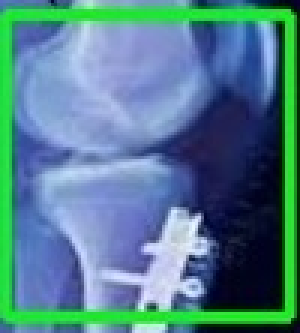
%> input picture roi.jpg, 100 x 111 px (shown 3 times larger)
$ octave hashcvalegendre.m   (GNU Octave 9; MATLAB toolbox functions it lacks are replaced by stand-ins)
%> lines starting %> are read from the running program, lines starting %| are printed output that depends on the picture
### plegendre.m
%   plegendre   - Legendre polynomial
%
%   [pvalue]    = plegendre(j,x)
%
%   _____OUTPUTS____________________________________________________________
%   pvalue  polynomial expansion corresponding to x(xwant)  (col vectors)
%
%   _____INPUTS_____________________________________________________________
%   j   degree                      (scalar)
%   x   independent scalars             (row vector)
%
%   _____SEE ALSO___________________________________________________________
%
%
%   (C) 1998.04.22 Kui-yu Chang
%   http://lans.ece.utexas.edu/~kuiyu

%   This program is free software; you can redistribute it and/or modify
%   it under the terms of the GNU General Public License as published by
%   the Free Software Foundation; either version 2 of the License, or
%   (at your option) any later version.
%
%   This program is distributed in the hope that it will be useful,
%   but WITHOUT ANY WARRANTY; without even the implied warranty of
%   MERCHANTABILITY or FITNESS FOR A PARTICULAR PURPOSE.  See the
%   GNU General Public License for more details.
%
%   You should have received a copy of the GNU General Public License
%   along with this program; if not, write to the Free Software
%   Foundation, Inc., 59 Temple Place, Suite 330, Boston, MA 02111-1307, USA
%   or check
%           http://www.gnu.org/

function    [pvalue]    = plegendre(j,x)

if j==0
    pvalue  = ones(size(x));
elseif j==1
    pvalue  = x;
else
    num = (2*j-1)*x.*plegendre(j-1,x)-(j-1)*plegendre(j-2,x);
    pvalue  = num/j;
end

### hashcvalegendre.m
tic;
clc;
clear all;
close all;
i=imread('roi.jpg');
%> i is the input picture: size 111x100x3 uint8; mean R, G, B 81.1, 127.2, 140.7
img1=imresize(i,[128 128]);
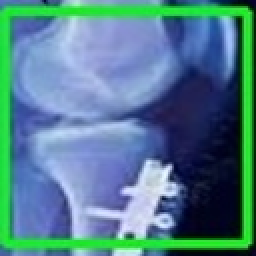
%> img1: size 128x128x3 uint8 (shown 2 times larger); mean R, G, B 81.1, 127.1, 140.7
figure,imshow(img1);
i1=im2double(img1);
[r,c]=size(i1);
%> r = 128; c = 384
y=i1(:,:,1);
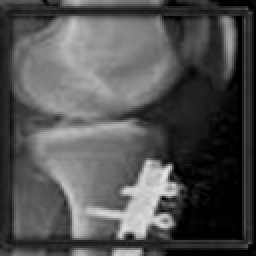
%> y: size 128x128 double (shown 2 times larger); min 0, max 0.906, mean 0.318
cb=i1(:,:,2);
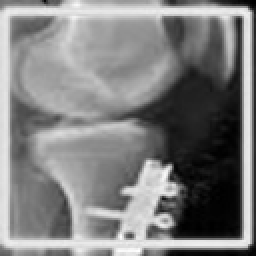
%> cb: size 128x128 double (shown 2 times larger); min 0, max 1, mean 0.499
cr=i1(:,:,3);
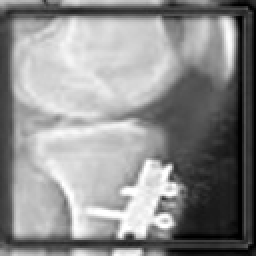
%> cr: size 128x128 double (shown 2 times larger); min 0, max 1, mean 0.552
ymean=mean(mean(y));
%> ymean = 0.318
cbmean=mean(mean(cb));
%> cbmean = 0.499
crmean=mean(mean(cr));
%> crmean = 0.552
for p=1:128
    for q=1:128
        u = [y(p,q) cb(p,q) cr(p,q)];
v = [ymean cbmean crmean];
C(p,q) = dot(u,v)/(norm(u)*norm(v));
dd(p,q)=sqrt(1-C(p,q)^2);
    end
end
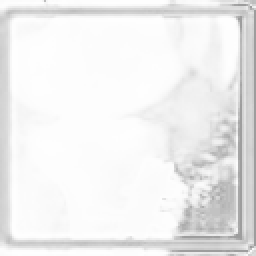
%> C: size 128x128 double (shown 2 times larger); min 0.616, max 1, mean 0.937
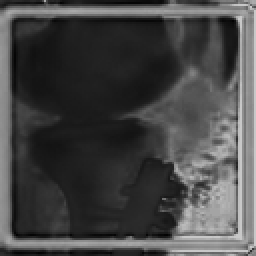
%> dd: size 128x128 double (shown 2 times larger); min 0.00807, max 0.787, mean 0.278
figure,imshow(dd);
order=4;
n1=order+1;
n2=n1+1;
feature=(n1*n2)/2;
q=zeros(n1,128);
for j=0:order
x=-.9922:(2/128):1;
[pvalue] = plegendre(j,x);
k=j+1;
q(k,1:128)=pvalue;
end
im=dd;
i1=im2double(im);
i1=imresize(i1,[128 128]);
%> i1: size 128x128 double
    for l=1:n1
         for m=1:128
         p=i1(m,1:128);
         z(l,m)=sum(p.*q(l,1:128));
         end
    end
     v=1;
    for a=1:n1
        for b=1:(n2-a)
            Z(a,b)=sum(q(a,1:128).*z(b,1:128));
        v=v+1;
        end
    end
%> after the loop, Z = [4549 898.8 705.7 -150.8 83.14; 313.1 154.8 25.73 -48.37 0; 241 -47.05 -62.05 0 0; -96.56 -24.45 0 0 0; 133.2 0 0 0 0]; v = 16
      Z1=reshape(Z,1,25);
%> Z1 = 25 values, max 4549 at index 1, min -150.8 at index 16, mean 267
      ind=find(Z1~=0)
%> ind = [1 2 3 4 5 6 7 8 9 11 12 13 16 17 21]
  Z2=Z1(ind);
%> Z2 = [4549 313.1 241 -96.56 133.2 898.8 154.8 -47.05 -24.45 705.7 25.73 -62.05 -150.8 -48.37 83.14]
  zxx(1:15)=round(Z2)

$ run again, with brain.jpg copied over roi.jpg
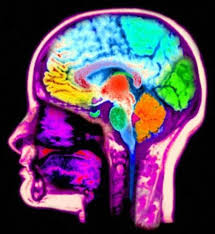
%> input picture brain.jpg, 215 x 234 px
%> i is the input picture: size 234x215x3 uint8; mean R, G, B 90.3, 71.2, 95.4
%> `cr=i1(:,:,3);`:
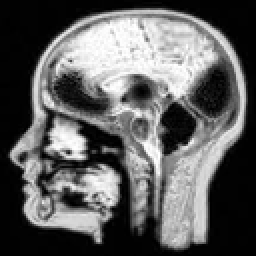
%> cr: size 128x128 double (shown 2 times larger); min 0, max 1, mean 0.374
%> ymean = 0.354
%> cbmean = 0.279
%> crmean = 0.374
%> after the loop `for p=1:128`:
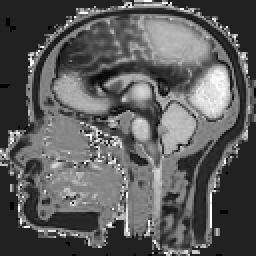
%> dd: size 128x128 double (shown 2 times larger); 0.42% of the values are NaN or infinite; the others: min 0.0053, max 0.879, mean 0.324; drawn with min black, max white, NaN and infinite black
%> after the loop `for a=1:n1`: Z = [NaN NaN NaN NaN NaN; NaN NaN NaN NaN 0; NaN NaN NaN 0 0; NaN NaN 0 0 0; NaN 0 0 0 0]; v = 16
%> ind = [1 2 3 4 5 6 7 8 9 11 12 13 16 17 21]
%> Z2 = [NaN NaN NaN NaN NaN NaN NaN NaN NaN NaN NaN NaN NaN NaN NaN]

$ run again, with contrsat_20.jpg copied over roi.jpg
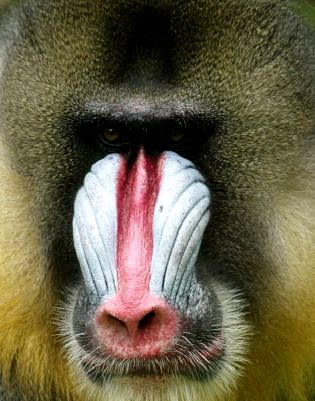
%> input picture contrsat_20.jpg, 315 x 401 px
%> i is the input picture: size 401x315x3 uint8; mean R, G, B 104.9, 96.3, 70.6
%> `cr=i1(:,:,3);`:
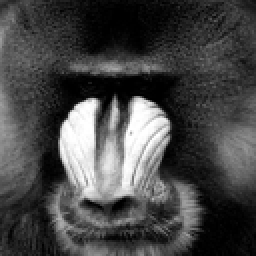
%> cr: size 128x128 double (shown 2 times larger); min 0, max 1, mean 0.277
%> ymean = 0.411
%> cbmean = 0.378
%> crmean = 0.277
%> after the loop `for p=1:128`:
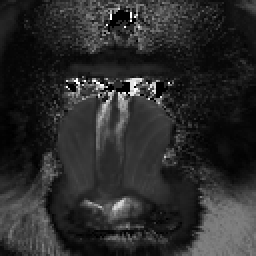
%> dd: size 128x128 double (shown 2 times larger); 1.03% of the values are NaN or infinite; the others: min 0.000308, max 0.896, mean 0.154; drawn with min black, max white, NaN and infinite black
%> after the loop `for a=1:n1`: Z = [NaN NaN NaN NaN NaN; NaN NaN NaN NaN 0; NaN NaN NaN 0 0; NaN NaN 0 0 0; NaN 0 0 0 0]; v = 16
%> ind = [1 2 3 4 5 6 7 8 9 11 12 13 16 17 21]
%> Z2 = [NaN NaN NaN NaN NaN NaN NaN NaN NaN NaN NaN NaN NaN NaN NaN]

$ run again, with jjj.jpg copied over roi.jpg
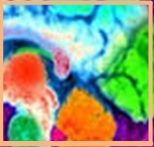
%> input picture jjj.jpg, 154 x 147 px
%> i is the input picture: size 147x154x3 uint8; mean R, G, B 138.5, 163.2, 129.5
%> `cr=i1(:,:,3);`:
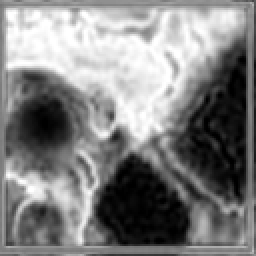
%> cr: size 128x128 double (shown 2 times larger); min 0, max 1, mean 0.508
%> ymean = 0.543
%> cbmean = 0.64
%> crmean = 0.508
%> after the loop `for p=1:128`:
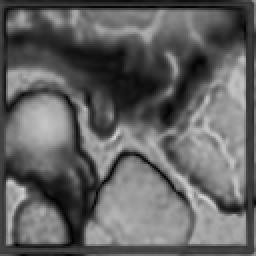
%> dd: size 128x128 double (shown 2 times larger); min 0.00627, max 0.842, mean 0.387
%> after the loop `for a=1:n1`: Z = [6333.9 282.1 31.43 -121.3 -146.8; 520.5 110 -53.36 -78.42 0; -172.6 -9.8 -114.7 0 0; -163.2 -19.69 0 0 0; -14.44 0 0 0 0]; v = 16
%> Z1 = 25 values, max 6333.9 at index 1, min -172.6 at index 3, mean 255.3
%> ind = [1 2 3 4 5 6 7 8 9 11 12 13 16 17 21]
%> Z2 = [6333.9 520.5 -172.6 -163.2 -14.44 282.1 110 -9.8 -19.69 31.43 -53.36 -114.7 -121.3 -78.42 -146.8]
